Frame 1 (no input): blank canvas, image omitted
Frame 60 (no input): blank canvas, image omitted
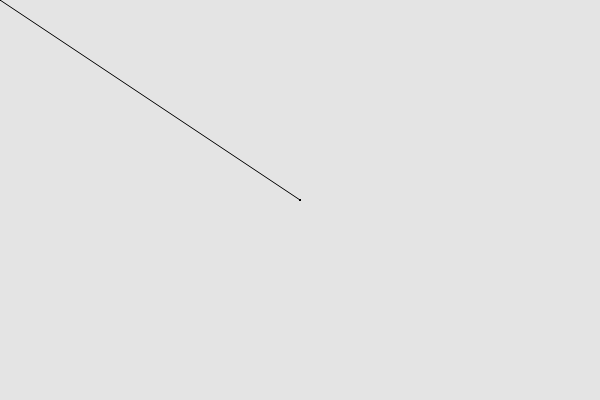
Frame 120 (the mouse pressed at the canvas centre since frame 60)

The p5.js sketch whose frames 1 and 60 were blank and that drew this single picture after the mouse press (run headless with seeded random() and noise() and a simulated clock; from frame 60 on, the mouse is pressed at the canvas centre):

// p5.js sketch
// ── sketch.js
function setup() {
  createCanvas(600,400);
  background(228,228,228);
}

function draw() {
  line(pmouseX,pmouseY,mouseX,mouseY);
}
